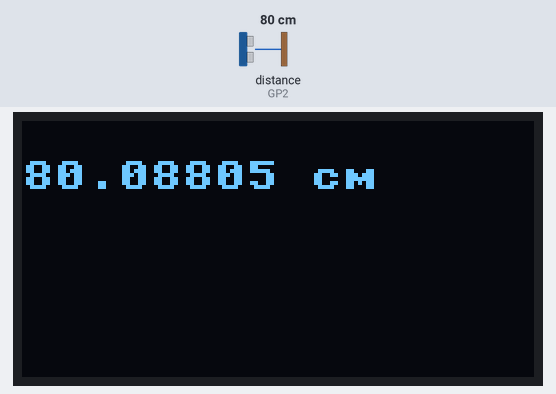
A program run on a simulated Raspberry Pi Pico running MicroPython. Shown: 128×64 one-colour display. The test bench sets the inputs (shaded band); at power-on: distance to the obstacle (sensor on GP2) 80 cm. The echo pulse lasts 58.3 µs per cm; library files of the repository ran but are not shown: ssd1306.py; what the program prints to the serial console is not drawn.

Above: at 1.2 s.
1.3 s: distance to the obstacle (sensor on GP2) set to 2 cm
At 2.5 s:
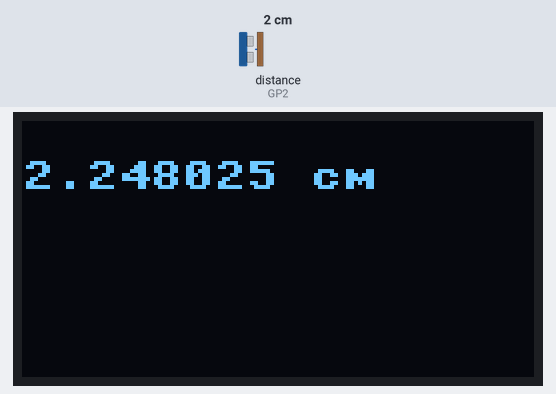
3.7 s: distance to the obstacle (sensor on GP2) set to 4 cm
At 5.2 s:
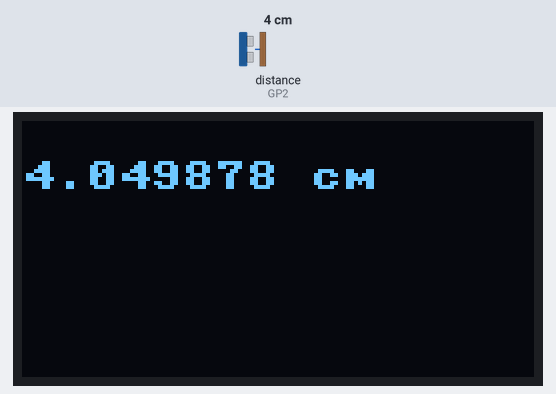
5.8 s: distance to the obstacle (sensor on GP2) set to 9 cm
At 6.8 s:
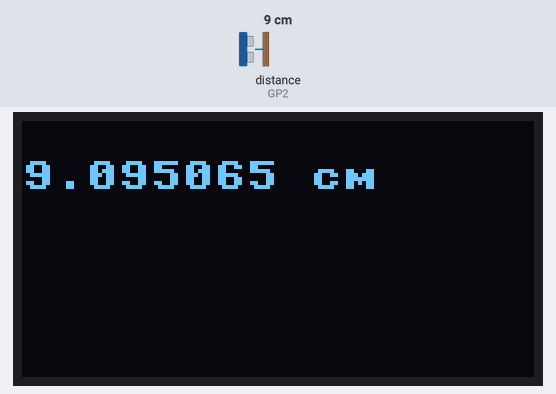
Timing chart, 0 to 8.8 s (numbered marks = the images above; inputs shaded):
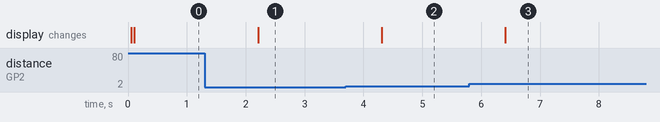

Measured:
- after the input at 1.3 s, the display: changes after 0.91 s (image 1)
- after the input at 3.7 s, the display: changes after 0.61 s (image 2)
- after the input at 5.8 s, the display: changes after 0.61 s (image 3)

The program:

ultrasonic_oled_main.py
```python
from machine import Pin, I2C
from ssd1306 import SSD1306_I2C
import framebuf
import utime


WIDTH = 128
HEIGHT = 64

i2c = I2C(0, scl=Pin(1), sda=Pin(0), freq=200000)
oled = SSD1306_I2C(WIDTH, HEIGHT, i2c)
oled.fill(0)

trigger = Pin(3, Pin.OUT)
echo = Pin(2, Pin.IN)

def ultra():
    trigger.low()
    utime.sleep_us(2)
    trigger.high()
    utime.sleep_us(5)
    trigger.low()
    while echo.value() == 0:
        signaloff = utime.ticks_us()

    while echo.value() == 1:
        signalon = utime.ticks_us()

    timepassed = signalon - signaloff
    distance = (timepassed * 0.034321) / 2
    return distance

while True:
    distance = ultra()
    print("The distance from object is: {} cm".format(distance))
    oled.text(str(distance)+" cm", 0, 10)
    oled.show()
    utime.sleep(1)
    oled.fill(0)
    
```
